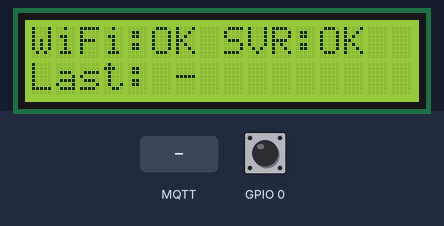
A program run on a simulated ESP32. Shown: 16×2 character LCD. The inputs (shaded band) are chosen by the test bench; at power-on: GPIO 0 HIGH. WiFi joins after 1.5 s; servers stay silent unless stated; no MQTT or app messages arrive unless stated; what the program prints to the serial monitor is not drawn.

Above: at 2.8 s.
2.9 s: MQTT message "0" arrives on the first subscribed topic
At 3.7 s:
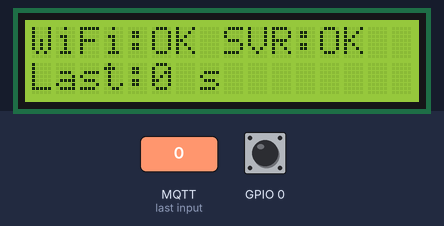
5.9 s: GPIO 0 pulled LOW for 0.15 s
At 7.1 s:
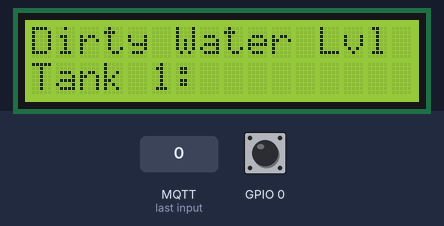
7.5 s: MQTT message "1" arrives on the third subscribed topic
At 8.5 s:
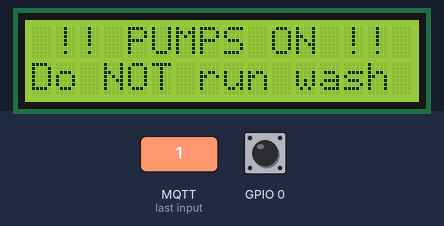
9.0 s: MQTT message "0" arrives on the third subscribed topic
At 9.6 s:
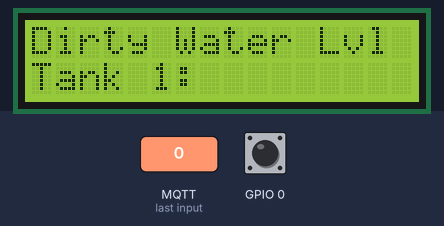
10.5 s: GPIO 0 pulled LOW for 1 s
At 11.0 s:
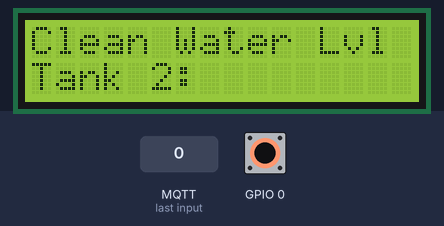
13.0 s: MQTT message "1" arrives on the first subscribed topic
At 14.2 s:
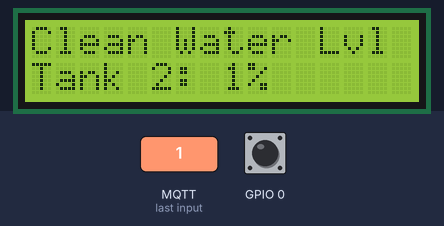
Timing chart, 0 to 15.5 s (numbered marks = the images above; inputs shaded):
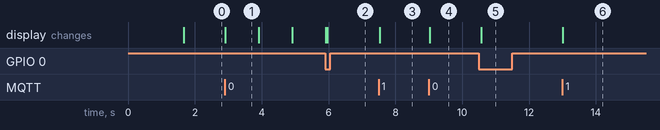

The program:

main.cpp
```cpp
#include <Arduino.h>
#include <WiFi.h>
#include <PubSubClient.h>
#include "Display.h"
#include "config_secret.h"

// ---------------- DISPLAY DRIVER ----------------
Display display(0, 20000);   // BOOT pin 0, 20-second timeout

// ---------------- MQTT SETTINGS -----------------
const char* MQTT_SERVER = "192.168.1.87";
const int   MQTT_PORT   = 1883;

// CLEAN TANK TOPICS
const char* T_CLEAN_PERCENT     = "graywater/clean/percent";
const char* T_CLEAN_GALLONS     = "graywater/clean/gallons";
const char* T_CLEAN_PUMP        = "graywater/clean/pump_state";
const char* T_CLEAN_CYCLES      = "graywater/clean/cycles";
const char* T_CLEAN_TOTAL       = "graywater/clean/total_gallons";

// DIRTY TANK TOPICS
const char* T_DIRTY_PERCENT     = "graywater/dirty/percent";
const char* T_DIRTY_GALLONS     = "graywater/dirty/gallons";
const char* T_DIRTY_PUMP        = "graywater/dirty/pump_state";

// ------------------------------------------------
WiFiClient espClient;
PubSubClient client(espClient);

// ---------------- WIFI CONNECT ------------------
void connectWiFi() {
    Serial.print("Connecting to WiFi");
    WiFi.begin(WIFI_SSID, WIFI_PASS);

    while (WiFi.status() != WL_CONNECTED) {
        delay(500);
        Serial.print(".");
    }

    Serial.println("\nWiFi connected!");
    display.setWiFiStatus(true);
}

// -------------- MQTT CONNECT --------------------
void connectMQTT() {
    client.setServer(MQTT_SERVER, MQTT_PORT);

    Serial.print("Connecting MQTT...");
    while (!client.connected()) {
        if (client.connect("graywater_display", MQTT_USER, MQTT_PASS)) {

            Serial.println("connected!");
            display.setMQTTStatus(true);

            // SUBSCRIBE TO ALL UPDATED TOPICS
            client.subscribe(T_CLEAN_PERCENT);
            client.subscribe(T_CLEAN_GALLONS);
            client.subscribe(T_CLEAN_PUMP);
            client.subscribe(T_CLEAN_CYCLES);
            client.subscribe(T_CLEAN_TOTAL);

            client.subscribe(T_DIRTY_PERCENT);
            client.subscribe(T_DIRTY_GALLONS);
            client.subscribe(T_DIRTY_PUMP);

        } else {
            Serial.print("FAILED rc=");
            Serial.print(client.state());
            Serial.println(" retrying...");
            display.setMQTTStatus(false);
            delay(2000);
        }
    }
}

// -------------- MQTT CALLBACK -------------------
void callback(char* topic, byte* payload, unsigned int length) {
    payload[length] = '\0';
    float value = atof((char*)payload);

    Serial.printf("MQTT: %s = %.2f\n", topic, value);
    display.notifyDataUpdate();

    // ---------------- CLEAN TANK ----------------
    if (strcmp(topic, T_CLEAN_PERCENT) == 0)
        display.setCleanLevel((int)value);

    if (strcmp(topic, T_CLEAN_TOTAL) == 0)
        display.setGallonsSaved((int)value);

    if (strcmp(topic, T_CLEAN_PUMP) == 0)
        display.setCleanPumpState((int)value);

    if (strcmp(topic, T_CLEAN_CYCLES) == 0)
        display.setCycles((int)value);

    // ---------------- DIRTY TANK ----------------
    if (strcmp(topic, T_DIRTY_PERCENT) == 0)
        display.setDirtyLevel((int)value);

    if (strcmp(topic, T_DIRTY_PUMP) == 0)
        display.setDirtyPumpState((int)value);
}

// ------------------ SETUP -----------------------
void setup() {
    Serial.begin(115200);

    display.begin();

    connectWiFi();
    display.setWiFiStatus(WiFi.status() == WL_CONNECTED);

    client.setCallback(callback);
    connectMQTT();
}

// ------------------ LOOP ------------------------
void loop() {
    if (!client.connected()) {
        connectMQTT();
    }
    client.loop();

    display.update();
    display.setWiFiStatus(WiFi.status() == WL_CONNECTED);
}
```

config_secret_example.h
```cpp
#pragma once

// Copy this file to config_secret.h and fill in your own credentials.

const char* WIFI_SSID = "YOUR_WIFI";
const char* WIFI_PASS = "YOUR_PASSWORD";

const char* MQTT_USER = "mqttuser";
const char* MQTT_PASS = "your_password_here";
```

display.h
```cpp
#pragma once
#include <Arduino.h>
#include <LiquidCrystal_I2C.h>

class Display {
public:
    Display(uint8_t bootPin, unsigned long timeoutMs);   // UPDATED

    void begin();
    void update();
    void showScreen(uint8_t screen);

    void setDirtyLevel(int value);
    void setCleanLevel(int value);
    void setCycles(int value);
    void setGallonsSaved(int value);

    void setWiFiStatus(bool connected);
    void setMQTTStatus(bool connected);
    void notifyDataUpdate();   // call this whenever MQTT data arrives

    void setCleanPumpState(bool on);
    void setDirtyPumpState(bool on);

private:
    LiquidCrystal_I2C lcd;
    uint8_t BOOT_BUTTON;

    uint8_t currentScreen = 0;

    // debounce variables
    bool lastState = HIGH;
    bool lastStable = HIGH;
    unsigned long lastDebounce = 0;
    const unsigned long debounceDelay = 40;

    // timeout
    unsigned long timeout;            // UPDATED: configurable
    unsigned long lastInteraction = 0;

    // screens
    int dirtyLevel = 0;
    int cleanLevel = 0;
    int cycles = 0;
    int gallonsSaved = 0;

    // System status values
    bool wifiConnected = false;
    bool mqttConnected = false;
    unsigned long lastUpdateTime = 0;   // millis() timestamp of last MQTT message

    // For rate-limiting screen 4 updates
    unsigned long lastStatusRedraw = 0;
    const unsigned long statusRedrawInterval = 500;  // redraw every 2s max

    // Last known values to prevent redundant refreshes
    bool lastWiFi = false;
    bool lastMQTT = false;
    unsigned long lastLastUpdateTime = 0;
    bool suppressClear = false;
    void updateStatusScreen();
    void nextScreen();

    bool cleanPumpOn = false;
    bool dirtyPumpOn = false;
    bool displayLocked = false;

    bool pumpWarningActive = false;
    uint8_t screenBeforeWarning = 0;

    void showPumpWarning();
};
```

display.cpp
```cpp
#include "Display.h"
#include <Wire.h>

#define LCD_ADDRESS 0x27   // change to 0x3F if needed

// ---- Constructor ----
Display::Display(uint8_t bootPin, unsigned long timeoutMs)
: lcd(LCD_ADDRESS, 16, 2), BOOT_BUTTON(bootPin), timeout(timeoutMs) {}

// ---- Setup ----
void Display::begin() {
    Wire.begin(21, 22);  // SDA, SCL
    lcd.init();
    lcd.backlight();

    pinMode(BOOT_BUTTON, INPUT_PULLUP);

    lastInteraction = millis();
    showScreen(currentScreen);
}

// ---- Update ----
void Display::update() {

    // ---------- PUMP WARNING OVERRIDE ----------
    if (cleanPumpOn || dirtyPumpOn) {
        if (!pumpWarningActive) {
            screenBeforeWarning = currentScreen;
            pumpWarningActive = true;
            displayLocked = true;
            showPumpWarning();
        }
        return;   // HARD LOCK: nothing else runs
    }

    // ---------- EXIT WARNING MODE ----------
    if (pumpWarningActive) {
        pumpWarningActive = false;
        displayLocked = false;
        showScreen(screenBeforeWarning);
    }

    // ---------- BUTTON DEBOUNCE ----------
    bool reading = digitalRead(BOOT_BUTTON);

    if (reading != lastStable) {
        lastDebounce = millis();
    }

    if ((millis() - lastDebounce) > debounceDelay) {
        if (reading != lastState) {
            lastState = reading;
            if (lastState == LOW) {
                nextScreen();
                lastInteraction = millis();
            }
        }
    }

    lastStable = reading;

    // ---------- TIMEOUT ----------
    if (timeout > 0 && currentScreen != 0) {
        if (millis() - lastInteraction > timeout) {
            currentScreen = 0;
            showScreen(0);
        }
    }

    // ---------- STATUS SCREEN ----------
    if (currentScreen == 0) {
        updateStatusScreen();
    }
}

// ---- Warning Screen ----
void Display::showPumpWarning() {
    lcd.clear();
    lcd.setCursor(0, 0);
    lcd.print(" !! PUMPS ON !! ");
    lcd.setCursor(0, 1);
    lcd.print("Do NOT run wash");
}

// ---- Screen Definitions ----
void Display::showScreen(uint8_t screen) {
    lcd.clear();
    currentScreen = screen;

    switch (screen) {
        case 0:
            lcd.setCursor(0, 0);
            lcd.print("WiFi:   SVR:  ");
            lcd.setCursor(0, 1);
            lcd.print("Last:         ");
            break;

        case 1:
            lcd.setCursor(0, 0);
            lcd.print("Dirty Water Lvl");
            lcd.setCursor(0, 1);
            lcd.print("Tank 1:        ");
            break;

        case 2:
            lcd.setCursor(0, 0);
            lcd.print("Clean Water Lvl");
            lcd.setCursor(0, 1);
            lcd.print("Tank 2:        ");
            break;

        case 3:
            lcd.setCursor(0, 0);
            lcd.print("Total Cycles");
            lcd.setCursor(0, 1);
            lcd.print("                ");
            break;

        case 4:
            lcd.setCursor(0, 0);
            lcd.print("Amt Water Saved");
            lcd.setCursor(0, 1);
            lcd.print("                ");
            break;
    }
}

// ---- Status Screen ----
void Display::updateStatusScreen() {
    if (displayLocked) return;

    unsigned long now = millis();
    bool wifiChanged = (wifiConnected != lastWiFi);
    bool mqttChanged = (mqttConnected != lastMQTT);
    bool updateTimeChanged = (lastUpdateTime != lastLastUpdateTime);
    bool intervalPassed = (now - lastStatusRedraw > statusRedrawInterval);

    if (!(wifiChanged || mqttChanged || updateTimeChanged || intervalPassed)) return;

    lcd.setCursor(5, 0);
    lcd.print(wifiConnected ? "OK " : "ERR");

    lcd.setCursor(12, 0);
    lcd.print(mqttConnected ? "OK " : "ERR");

    lcd.setCursor(5, 1);
    if (lastUpdateTime == 0) {
        lcd.print(" -    ");
    } else {
        unsigned long secs = (now - lastUpdateTime) / 1000;
        char buf[7];
        sprintf(buf, "%lu s ", secs);
        lcd.print(buf);
    }

    lastWiFi = wifiConnected;
    lastMQTT = mqttConnected;
    lastLastUpdateTime = lastUpdateTime;
    lastStatusRedraw = now;
}

// ---- Screen Cycling ----
void Display::nextScreen() {
    currentScreen = (currentScreen + 1) % 5;
    showScreen(currentScreen);
}

// ---- Data Setters (LCD SAFE) ----
void Display::setDirtyLevel(int value) {
    dirtyLevel = value;
    if (displayLocked || currentScreen != 1) return;

    lcd.setCursor(8, 1);
    lcd.print("     ");
    lcd.setCursor(8, 1);
    lcd.print(dirtyLevel);
    lcd.print("%");
}

void Display::setCleanLevel(int value) {
    cleanLevel = value;
    if (displayLocked || currentScreen != 2) return;

    lcd.setCursor(8, 1);
    lcd.print("     ");
    lcd.setCursor(8, 1);
    lcd.print(cleanLevel);
    lcd.print("%");
}

void Display::setCycles(int value) {
    cycles = value;
    if (displayLocked || currentScreen != 3) return;

    lcd.setCursor(0, 1);
    lcd.print("                ");
    lcd.setCursor(0, 1);
    lcd.print(cycles);
}

void Display::setGallonsSaved(int value) {
    gallonsSaved = value;
    if (displayLocked || currentScreen != 4) return;

    lcd.setCursor(0, 1);
    lcd.print("                ");
    lcd.setCursor(0, 1);
    lcd.print(gallonsSaved);
    lcd.print(" gals");
}

// ---- Pump State ----
void Display::setCleanPumpState(bool on) {
    cleanPumpOn = on;
}

void Display::setDirtyPumpState(bool on) {
    dirtyPumpOn = on;
}

// ---- Connectivity ----
void Display::setWiFiStatus(bool connected) {
    wifiConnected = connected;
}

void Display::setMQTTStatus(bool connected) {
    mqttConnected = connected;
}

void Display::notifyDataUpdate() {
    lastUpdateTime = millis();
}
```

Measured:
- after the input at 2.9 s, the display: changes at once (image 1)
- after the input at 5.9 s, the display: first differs from a run without the input after 0.07 s (image 2)
- after the input at 7.5 s, the display: changes at once (image 3)
- after the input at 9.0 s, the display: changes at once (image 4)
- after the input at 10.5 s, the display: changes after 0.07 s (image 5)
- after the input at 13.0 s, the display: changes at once (image 6)
- what the display in image 1 shows lasts 1.0 s, from 2.9 s to 3.9 s
